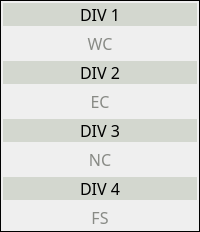
         <widget class="QFrame" name="frame_9">
          <property name="minimumSize">
           <size>
            <width>72</width>
            <height>0</height>
           </size>
          </property>
          <property name="font">
           <font>
            <family>JetBrains Mono</family>
            <pointsize>12</pointsize>
           </font>
          </property>
          <property name="frameShape">
           <enum>QFrame::Box</enum>
          </property>
          <property name="frameShadow">
           <enum>QFrame::Plain</enum>
          </property>
          <property name="lineWidth">
           <number>1</number>
          </property>
          <layout class="QFormLayout" name="formLayout_5">
           <property name="horizontalSpacing">
            <number>6</number>
           </property>
           <property name="leftMargin">
            <number>2</number>
           </property>
           <property name="topMargin">
            <number>2</number>
           </property>
           <property name="rightMargin">
            <number>2</number>
           </property>
           <property name="bottomMargin">
            <number>2</number>
           </property>


           <!-- Div 1 -->
           <item row="4" column="0" colspan="2">
            <widget class="QLabel" name="label_16">
             <property name="font">
              <font>
               <family>JetBrains Mono</family>
               <pointsize>12</pointsize>
               <bold>false</bold>
              </font>
             </property>
             <property name="styleSheet">
              <string notr="true">background-color: rgb(211, 215, 207);
color: rgb(0, 0, 0);</string>
             </property>
             <property name="text">
              <string>DIV 1</string>
             </property>
             <property name="alignment">
              <set>Qt::AlignCenter</set>
             </property>
            </widget>
           </item>

           <item row="6" column="0" colspan="2">
            <widget class="QLabel" name="Section_WC">
             <property name="font">
              <font>
               <family>JetBrains Mono</family>
               <pointsize>12</pointsize>
               <bold>false</bold>
              </font>
             </property>
             <property name="styleSheet">
              <string notr="true">color: rgb(136, 138, 133);</string>
             </property>
             <property name="text">
              <string>WC</string>
             </property>
             <property name="alignment">
              <set>Qt::AlignCenter</set>
             </property>
            </widget>
           </item>
           
           <!-- Div 2 -->
           <item row="14" column="0" colspan="2">
            <widget class="QLabel" name="label_17">
             <property name="font">
              <font>
               <family>JetBrains Mono</family>
               <pointsize>12</pointsize>
               <bold>false</bold>
              </font>
             </property>
             <property name="styleSheet">
              <string notr="true">background-color: rgb(211, 215, 207);
color: rgb(0, 0, 0);</string>
             </property>
             <property name="text">
              <string>DIV 2</string>
             </property>
             <property name="alignment">
              <set>Qt::AlignCenter</set>
             </property>
            </widget>
           </item>
           
 
            
           <item row="20" column="0" colspan="2">
            <widget class="QLabel" name="Section_EC">
             <property name="font">
              <font>
               <family>JetBrains Mono</family>
               <pointsize>12</pointsize>
               <bold>false</bold>
              </font>
             </property>
             <property name="styleSheet">
              <string notr="true">color: rgb(136, 138, 133);</string>
             </property>
             <property name="text">
              <string>EC</string>
             </property>
              <property name="alignment">
              <set>Qt::AlignCenter</set>
             </property>
            </widget>
           </item>

           <!-- Div 3 -->
          <item row="21" column="0" colspan="2">
            <widget class="QLabel" name="label_16">
             <property name="font">
              <font>
               <family>JetBrains Mono</family>
               <pointsize>12</pointsize>
               <bold>false</bold>
              </font>
             </property>
             <property name="styleSheet">
              <string notr="true">background-color: rgb(211, 215, 207);
color: rgb(0, 0, 0);</string>
             </property>
             <property name="text">
              <string>DIV 3</string>
             </property>
             <property name="alignment">
              <set>Qt::AlignCenter</set>
             </property>
            </widget>
           </item>

           <item row="22" column="0" colspan="2">
            <widget class="QLabel" name="Section_NC">
             <property name="font">
              <font>
               <family>JetBrains Mono</family>
               <pointsize>12</pointsize>
               <bold>false</bold>
              </font>
             </property>
             <property name="styleSheet">
              <string notr="true">color: rgb(136, 138, 133);</string>
             </property>
             <property name="text">
              <string>NC</string>
             </property>
              <property name="alignment">
              <set>Qt::AlignCenter</set>
             </property>
            </widget>
           </item>

    <!-- Div 4 -->
          <item row="23" column="0" colspan="2">
            <widget class="QLabel" name="label_16">
             <property name="font">
              <font>
               <family>JetBrains Mono</family>
               <pointsize>12</pointsize>
               <bold>false</bold>
              </font>
             </property>
             <property name="styleSheet">
              <string notr="true">background-color: rgb(211, 215, 207);
color: rgb(0, 0, 0);</string>
             </property>
             <property name="text">
              <string>DIV 4</string>
             </property>
             <property name="alignment">
              <set>Qt::AlignCenter</set>
             </property>
            </widget>
           </item>

           <item row="24" column="0" colspan="2">
            <widget class="QLabel" name="Section_FS">
             <property name="font">
              <font>
               <family>JetBrains Mono</family>
               <pointsize>12</pointsize>
               <bold>false</bold>
              </font>
             </property>
             <property name="styleSheet">
              <string notr="true">color: rgb(136, 138, 133);</string>
             </property>
             <property name="text">
              <string>FS</string>
             </property>
              <property name="alignment">
              <set>Qt::AlignCenter</set>
             </property>
            </widget>
           </item>



          
          </layout>
         </widget>
